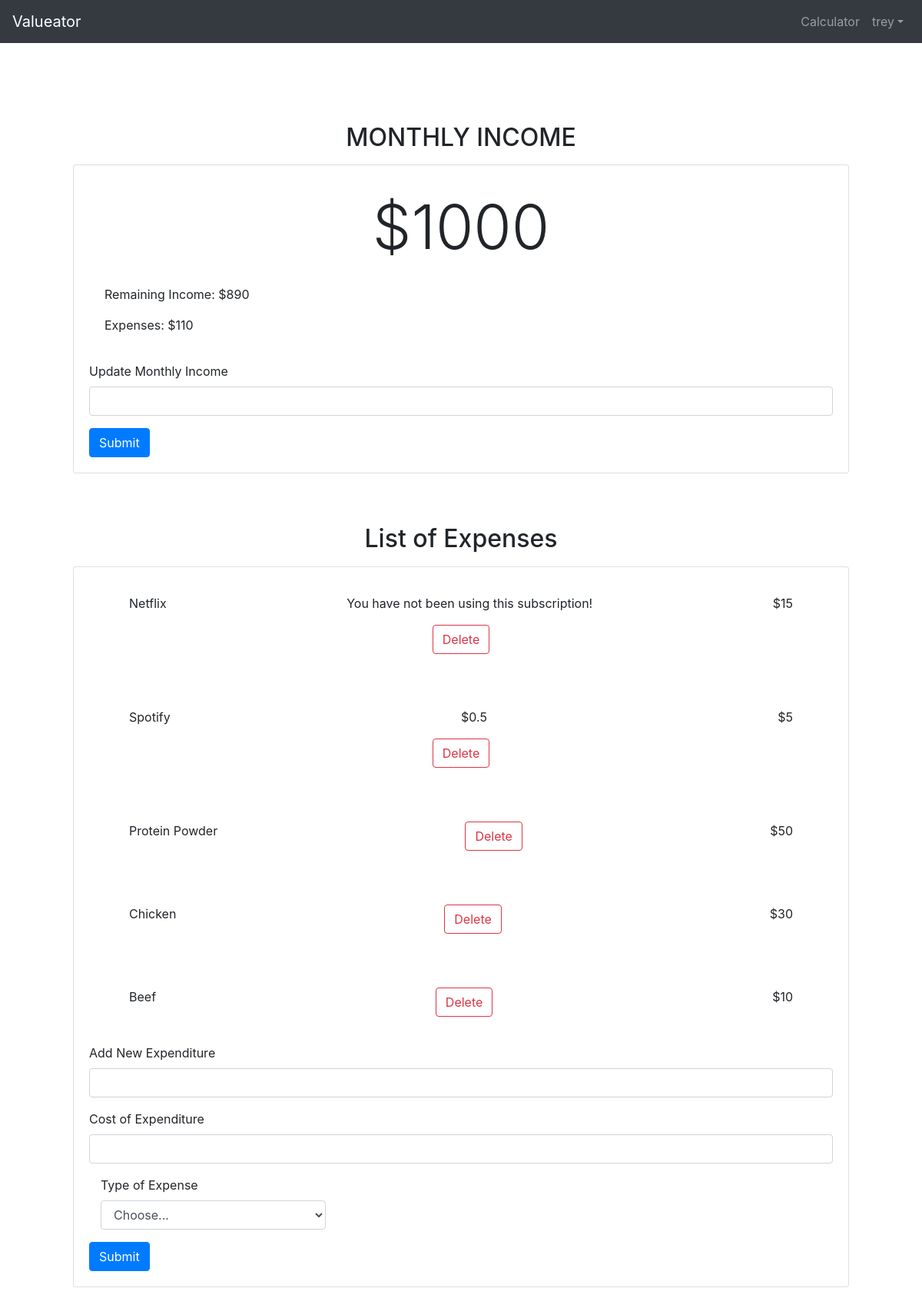
The app's page /calculator/ (signed in) with its own data.
### Calculator/models.py (models this page shows, shortened)
class Income(models.Model):
    income_text = models.IntegerField(validators=[MinValueValidator(0),MaxValueValidator(1000000)])
    user = models.ForeignKey(settings.AUTH_USER_MODEL, on_delete=models.CASCADE)

class Expenditure(models.Model):
    expenditure_text = models.CharField(max_length=50)
    expenditure_price = models.IntegerField(validators=[MinValueValidator(0),MaxValueValidator(1000000)])
    user = models.ForeignKey(settings.AUTH_USER_MODEL, on_delete=models.CASCADE)
    topic = models.ForeignKey(Topics, on_delete=models.CASCADE, null=True)
    sub_hours = models.IntegerField(validators=[MinValueValidator(0),MaxValueValidator(744)], blank=True, null=True)

### Calculator/views.py (the view)
# urls.py: path('', views.calculator, name='calculator'),
def calculator(request):
    try:
        latest_income_list = Income.objects.get(user = request.user)
        latest_expenditure_list = Expenditure.objects.filter(user = request.user)
        topics_list = Topics.objects.all()
        totalExpenditureCost = 0
        hourly_rate_list = []
        for expense in latest_expenditure_list:
            totalExpenditureCost += expense.expenditure_price
            if expense.topic.topic_text == "Digital Subscription":
                if expense.sub_hours > 0:
                    hourly_rate = expense.expenditure_price/expense.sub_hours
                else:
                    hourly_rate = 0
                hourly_rate_list.append(hourly_rate)
            else:
                hourly_rate_list.append(-1)
        remainingIncome = latest_income_list.income_text - totalExpenditureCost
        fusion = zip(latest_expenditure_list, hourly_rate_list)
        context = {
            'latest_income': latest_income_list,
            'fusion': fusion,
            'topics_list': topics_list,
            'totalExpenditureCost': totalExpenditureCost,
            'remainingIncome': remainingIncome
        }
        print(context)
        return render(request, "Calculator/calculator.html", context)
    except:
        return render(request, "Calculator/calculator.html")

### Calculator/models.py (called while the page is built)
    def __str__(self):
        return self.topic_text

### Calculator/templates/Calculator/calculator.html (shortened to what this page needs)
{% extends 'base.html' %}
{% load static %}
{% block extrahead %}
<link rel="stylesheet" type="text/css" href="{% static 'css/calculator.css' %}">
{% endblock %}
{% block content %}
<div class="page-container" id="page-body">
    {% if user.is_authenticated %}
    <div class='income-section'>
        <h2 class='text-center mb-3'>MONTHLY INCOME</h2>
        <div class='card mb-3'>
        {%if latest_income %}
                <div class='card-body'>
                    <p class='lead'>${{ latest_income.income_text }}</p>
                    <p class='r-income'>Remaining Income: ${{ remainingIncome }}</p>
                    <p class='exp-total'>Expenses: ${{ totalExpenditureCost }}</p>
                </div>
                <form method='POST' action="{% url 'Calculator:addIncome' %}">
                    <div class='form-group'>
                        <label for='add-income'>Update Monthly Income</label>
                        <input class='form-control' id='add-income' name='income_text'>
                    </div>
                    <button type="submit" class="btn btn-primary">Submit</button>
                </form>
        {% endif %}
        </div>
    </div>
    <div class='expenditure-list'>
        <h2 class='text-center mb-3'>List of Expenses</h2>
        <div class='card mb-3'>
        {%if fusion %}
            {% for expenditure, hourly in fusion %}
                    <div class='card-body'>
                        <div class='exp-info'>
                            <p class='exp-name'>{{ expenditure.expenditure_text }}</p>
                            <p class='exp-cost'>${{ expenditure.expenditure_price }}</p>
                            {% if hourly > -1 %}
                                {% if hourly == 0 %}
                                    <p>You have not been using this subscription!</p>
                                {% else %}
                                    <p>${{hourly}}</p>
                                {% endif %}
                            {% endif %}
                            <form method='POST' action="{% url 'Calculator:deleteExpenditure' expenditure.id %}">
                                <button type="submit" class="btn btn-outline-danger">Delete</button>
                            </form>
                        </div>
                    </div>
            {% endfor %}
            <form method='POST' action="{% url 'Calculator:addExpenditure' %}">
                <div class='form-group'>
                    <label for='add-expenditure'>Add New Expenditure</label>
                    <input class='form-control' id='add-expenditure' name='expenditure_text'>
                </div>
                <div class='form-group'>
                    <label for='add-expenditure-price'>Cost of Expenditure</label>
                    <input class='form-control' id='add-expenditure-price' name='expenditure_price'>
                </div>
                <div class="form-group col-md-4">
                    <div id="exp-type">
                        <label for="topic_text">Type of Expense</label>
                        <select id="topic_text" class="form-control" name="topic_text">
                        <option selected>Choose...</option>
                        </select>
                    </div>
                </div>
                <button type="submit" class="btn btn-primary">Submit</button>
            </form>
        {% endif %}
        </div>
    </div>
    {% else %}
    <h1>You must login to be able to use the calculator</h1>
    {% endif %}
</div>
    {% endblock %}

### templates/partials/_navbar.html (shortened to what this page needs)
<nav class="navbar fixed-top navbar-dark bg-dark navbar-expand-sm navbar-content">
    <a class="navbar-brand" href='/'>Valueator</a>
    <div class="collapse navbar-collapse" id="nav">
    <ul class="navbar-nav ml-auto">
        {% if user.is_authenticated %}
            <li class="nav-item">
                <a class="nav-link" href="/calculator/">Calculator</a>
            </li>
        {% endif %}
            {% if user.is_authenticated %}
            <li class="nav-item dropdown">
                    <a class="nav-link dropdown-toggle" href="#" data-toggle="dropdown">{{ user.username }}</a>
            </li>
    {% else %}
            <li class="nav-item">
                    <a class="nav-link" href="{% url 'General:login' %}">Login/Register</a>
            </li>
    {% endif %}
    </ul>
    </div>
</nav>

### Calculator/static/css/calculator.css (style rules this page uses)
.page-container { margin-top: 10rem; margin-bottom: 50px; margin-right: 50px; margin-left: 50px; }
.card { padding-bottom: 20px; padding-left: 20px; padding-right: 20px; }
.income-section { padding-bottom: 50px; }
.lead { text-align: center; font-size: 80px; }
.exp-info { text-align: center; margin-top: 15px; margin-bottom: 15px; }
.exp-name { display: inline-block; float: left; padding-left: 2rem; }
.exp-cost { display: inline-block; float: right; padding-right: 2rem; }

### records on screen
Income: income_text "1000"
Expenditure: expenditure_text "Netflix", expenditure_price "15", shows "You have not been using this subscription!"
Expenditure: expenditure_text "Spotify", expenditure_price "5", hourly "0.5"
Expenditure: expenditure_text "Protein Powder", expenditure_price "50"
Expenditure: expenditure_text "Chicken", expenditure_price "30"
Expenditure: expenditure_text "Beef", expenditure_price "10"

### other values on screen
{{ user.username }} "trey"
{{ remainingIncome }} "890"
{{ totalExpenditureCost }} "110"
